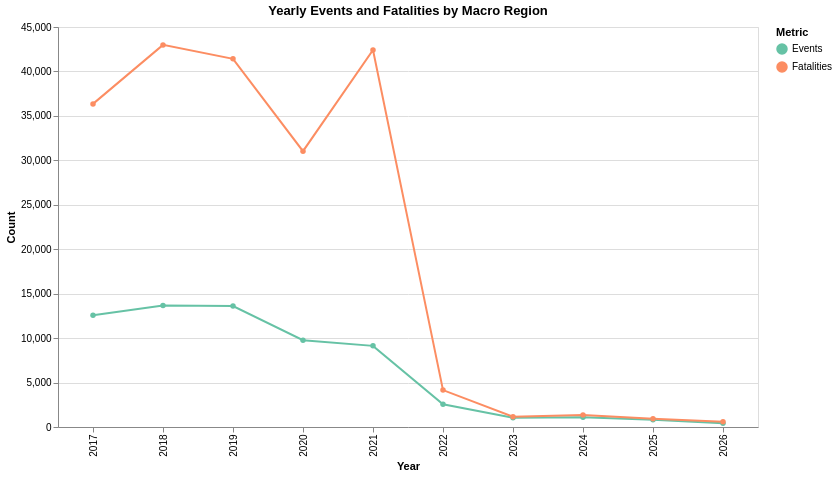

Notebook cell for this chart:
### Code cell
import altair as alt

# 1. Estrazione delle opzioni per il menu a tendina
lista_regioni = sorted(region_trends['Macro_Region'].dropna().unique().tolist())

# 2. Creazione dell'elemento UI (Dropdown)
region_dropdown = alt.binding_select(options=lista_regioni, name="Select Macro Region: ")
region_selection = alt.selection_point(
    fields=['Macro_Region'],
    bind=region_dropdown,
    value=lista_regioni[0]
)

# 3. Costruzione del grafico interattivo
chart = alt.Chart(region_trends).transform_filter(
    region_selection
).transform_fold(
    # Unfold per combinare Events e Fatalities nello stesso grafico con una legenda
    ['Events', 'Fatalities'],
    as_=['Metric', 'Count']
).mark_line(point=True).encode(
    x=alt.X('Year:O', title='Year'), # ':O' tratta l'anno come categoria ordinata. Usa ':T' se è una data ISO.
    y=alt.Y('Count:Q', title='Count'),
    color=alt.Color('Metric:N', scale=alt.Scale(scheme='set2')),
    tooltip=['Year:O', 'Metric:N', 'Count:Q'] # Aggiunta essenziale per l'ispezione interattiva
).add_params(
    region_selection
).properties(
    width=700,
    height=400,
    title="Yearly Events and Fatalities by Macro Region"
)

# Render del grafico
chart

### Figure 1 — Vega-Lite specification as saved in the notebook (floating-point values rounded to 4 significant figures)
{"config": {"view": {"continuousWidth": 300, "continuousHeight": 300}}, "data": {"name": "data-d385b01cecb5577b68037036c6d845c0"}, "mark": {"type": "line", "point": true}, "encoding": {"color": {"field": "Metric", "scale": {"scheme": "set2"}, "type": "nominal"}, "tooltip": [{"field": "Year", "type": "ordinal"}, {"field": "Metric", "type": "nominal"}, {"field": "Count", "type": "quantitative"}], "x": {"field": "Year", "title": "Year", "type": "ordinal"}, "y": {"field": "Count", "title": "Count", "type": "quantitative"}}, "height": 400, "params": [{"name": "param_d8f2a249e64b80f9", "select": {"type": "point", "fields": ["Macro_Region"]}, "bind": {"input": "select", "options": ["Asia & Pacific", "Latin America & Caribbean", "Middle East & North Africa", "Other", "Sub-Saharan Africa"], "name": "Select Macro Region: "}, "value": "Asia & Pacific"}], "title": "Yearly Events and Fatalities by Macro Region", "transform": [{"filter": {"param": "param_d8f2a249e64b80f9"}}, {"fold": ["Events", "Fatalities"], "as": ["Metric", "Count"]}], "width": 700, "$schema": "https://vega.github.io/schema/vega-lite/v6.4.1.json", "datasets": {"data-d385b01cecb5577b68037036c6d845c0": [{"Macro_Region": "Asia & Pacific", "Year": 2017, "Fatalities": 36350, "Events": 12582}, {"Macro_Region": "Asia & Pacific", "Year": 2018, "Fatalities": 42987, "Events": 13664}, {"Macro_Region": "Asia & Pacific", "Year": 2019, "Fatalities": 41419, "Events": 13612}, {"Macro_Region": "Asia & Pacific", "Year": 2020, "Fatalities": 31029, "Events": 9766}, {"Macro_Region": "Asia & Pacific", "Year": 2021, "Fatalities": 42421, "Events": 9128}, {"Macro_Region": "Asia & Pacific", "Year": 2022, "Fatalities": 4152, "Events": 2549}, {"Macro_Region": "Asia & Pacific", "Year": 2023, "Fatalities": 1152, "Events": 1035}, {"Macro_Region": "Asia & Pacific", "Year": 2024, "Fatalities": 1363, "Events": 1105}, {"Macro_Region": "Asia & Pacific", "Year": 2025, "Fatalities": 925, "Events": 812}, {"Macro_Region": "Asia & Pacific", "Year": 2026, "Fatalities": 580, "Events": 430}, {"Macro_Region": "Latin America & Caribbean", "Year": 2018, "Fatalities": 253, "Events": 192}, {"Macro_Region": "Latin America & Caribbean", "Year": 2019, "Fatalities": 397, "Events": 350}, {"Macro_Region": "Latin America & Caribbean", "Year": 2020, "Fatalities": 709, "Events": 560}, {"Macro_Region": "Latin America & Caribbean", "Year": 2021, "Fatalities": 806, "Events": 665}, {"Macro_Region": "Latin America & Caribbean", "Year": 2022, "Fatalities": 1608, "Events": 914}, {"Macro_Region": "Latin America & Caribbean", "Year": 2023, "Fatalities": 2481, "Events": 1228}, {"Macro_Region": "Latin America & Caribbean", "Year": 2024, "Fatalities": 3557, "Events": 1441}, {"Macro_Region": "Latin America & Caribbean", "Year": 2025, "Fatalities": 4702, "Events": 1744}, {"Macro_Region": "Latin America & Caribbean", "Year": 2026, "Fatalities": 973, "Events": 369}, {"Macro_Region": "Middle East & North Africa", "Year": 2017, "Fatalities": 17639, "Events": 9242}, {"Macro_Region": "Middle East & North Africa", "Year": 2018, "Fatalities": 33876, "Events": 14638}, {"Macro_Region": "Middle East & North Africa", "Year": 2019, "Fatalities": 27866, "Events": 13581}, {"Macro_Region": "Middle East & North Africa", "Year": 2020, "Fatalities": 19651, "Events": 12852}, {"Macro_Region": "Middle East & North Africa", "Year": 2021, "Fatalities": 18605, "Events": 11760}, {"Macro_Region": "Middle East & North Africa", "Year": 2022, "Fatalities": 6812, "Events": 12358}, {"Macro_Region": "Middle East & North Africa", "Year": 2023, "Fatalities": 25777, "Events": 17424}, {"Macro_Region": "Middle East & North Africa", "Year": 2024, "Fatalities": 37432, "Events": 35494}, {"Macro_Region": "Middle East & North Africa", "Year": 2025, "Fatalities": 20167, "Events": 20611}, {"Macro_Region": "Middle East & North Africa", "Year": 2026, "Fatalities": 3350, "Events": 9560}, {"Macro_Region": "Other", "Year": 2017, "Fatalities": 3626, "Events": 2523}, {"Macro_Region": "Other", "Year": 2018, "Fatalities": 5181, "Events": 5538}, {"Macro_Region": "Other", "Year": 2019, "Fatalities": 5984, "Events": 6232}, {"Macro_Region": "Other", "Year": 2020, "Fatalities": 4658, "Events": 5411}, {"Macro_Region": "Other", "Year": 2021, "Fatalities": 5632, "Events": 6149}, {"Macro_Region": "Other", "Year": 2022, "Fatalities": 7910, "Events": 8957}, {"Macro_Region": "Other", "Year": 2023, "Fatalities": 10087, "Events": 10862}, {"Macro_Region": "Other", "Year": 2024, "Fatalities": 10074, "Events": 10543}, {"Macro_Region": "Other", "Year": 2025, "Fatalities": 13606, "Events": 12533}, {"Macro_Region": "Other", "Year": 2026, "Fatalities": 4400, "Events": 4349}, {"Macro_Region": "Sub-Saharan Africa", "Year": 2017, "Fatalities": 25957, "Events": 8344}, {"Macro_Region": "Sub-Saharan Africa", "Year": 2018, "Fatalities": 25381, "Events": 10642}, {"Macro_Region": "Sub-Saharan Africa", "Year": 2019, "Fatalities": 26648, "Events": 11525}, {"Macro_Region": "Sub-Saharan Africa", "Year": 2020, "Fatalities": 37436, "Events": 15783}, {"Macro_Region": "Sub-Saharan Africa", "Year": 2021, "Fatalities": 47743, "Events": 20423}, {"Macro_Region": "Sub-Saharan Africa", "Year": 2022, "Fatalities": 52162, "Events": 21582}, {"Macro_Region": "Sub-Saharan Africa", "Year": 2023, "Fatalities": 64467, "Events": 24555}, {"Macro_Region": "Sub-Saharan Africa", "Year": 2024, "Fatalities": 66775, "Events": 26870}, {"Macro_Region": "Sub-Saharan Africa", "Year": 2025, "Fatalities": 75151, "Events": 29846}, {"Macro_Region": "Sub-Saharan Africa", "Year": 2026, "Fatalities": 24320, "Events": 10628}]}}
